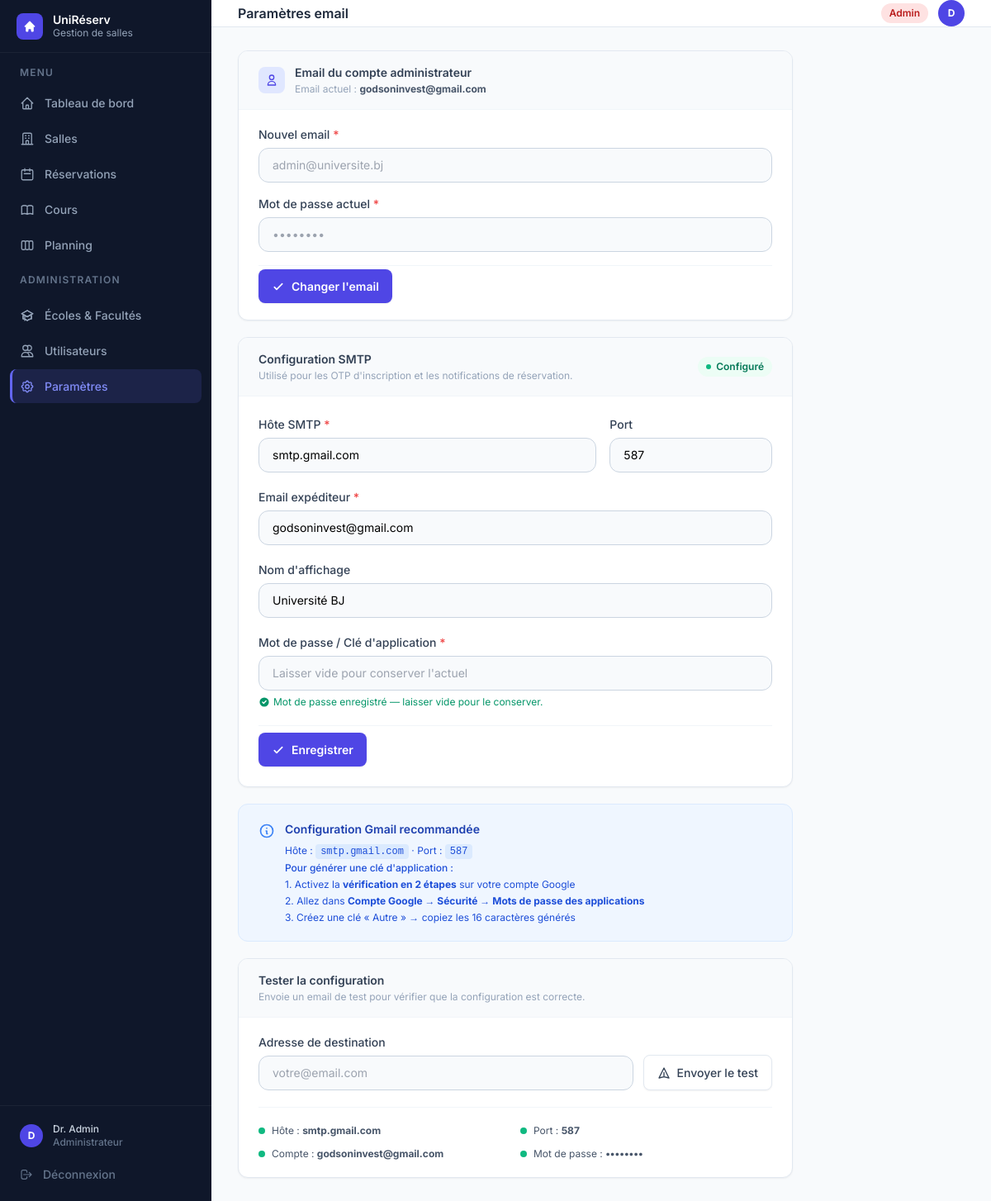
Before: /parametres (signed in) with the older database file.
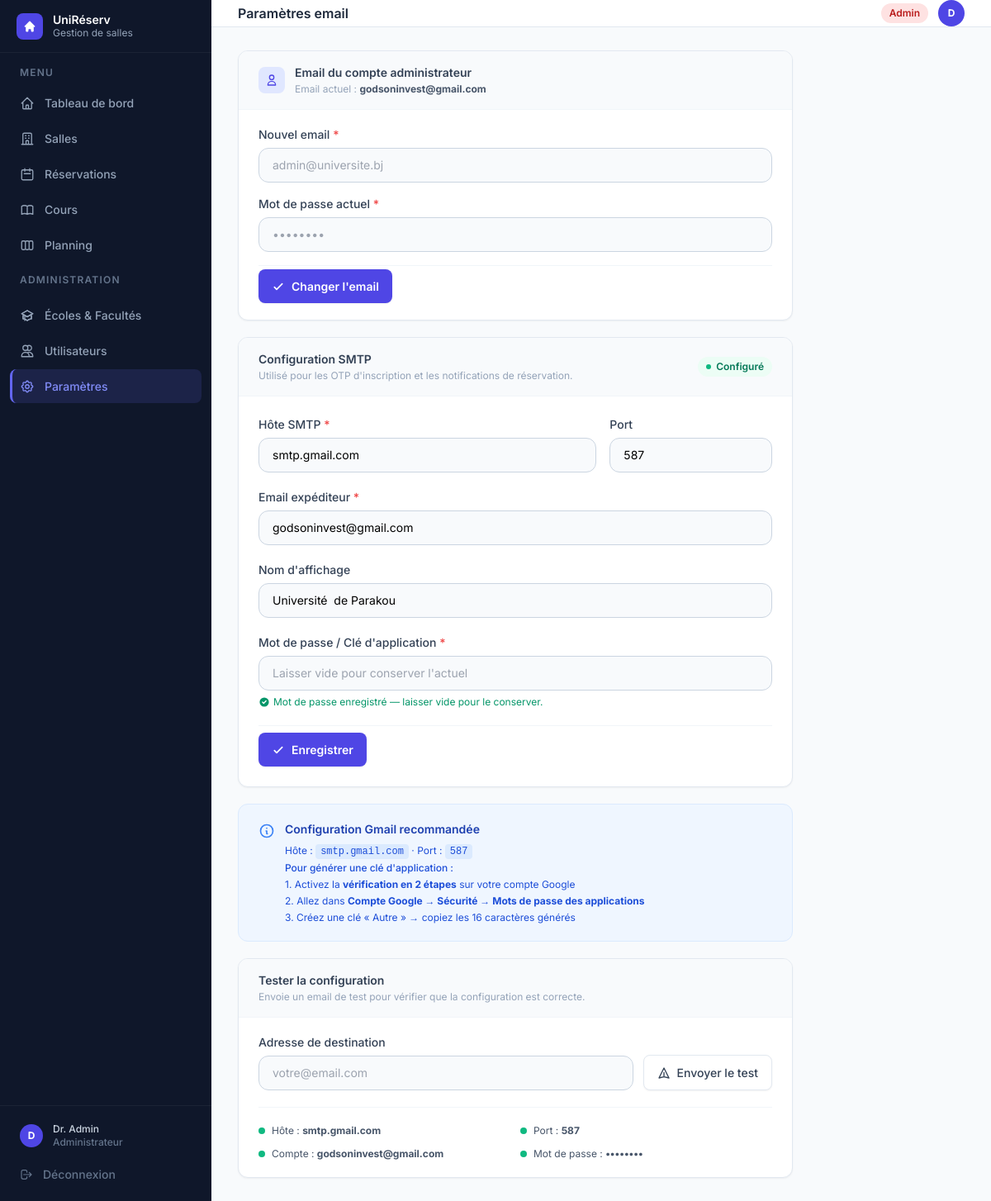
After: the same page with the newer database file.
### tables this page shows
CREATE TABLE config (
            cle    TEXT PRIMARY KEY,
            valeur TEXT NOT NULL DEFAULT ''
        );

### gestion de salle/app.py (the view, shortened to what this page needs)
@app.route("/parametres", methods=["GET", "POST"])
@login_required
@admin_required
def parametres():
    bd = get_bd()
    cfg   = bd.charger_config()
    admin = bd.charger_utilisateur_par_id(session["user_id"])
    return render_template("parametres.html", active="parametres", cfg=cfg,
                           admin_email=admin.email if admin else "")

### gestion de salle/app.py (called while the page is built)
def get_bd():
    return BaseDonneesSQLite()

@app.context_processor
def inject_format_classe():
    return dict(format_classe=_format_classe)

def login_required(f):
    @wraps(f)
    def decorated(*args, **kwargs):
        if "user_id" not in session:
            return redirect(url_for("login"))
        return f(*args, **kwargs)
    return decorated

def admin_required(f):
    @wraps(f)
    def decorated(*args, **kwargs):
        if session.get("user_role") != "admin":
            flash("Accès réservé aux administrateurs.", "error")
            return redirect(url_for("dashboard"))
        return f(*args, **kwargs)
    return decorated

### gestion de salle/models/utilisateur.py (called while the page is built)
    @id.setter
    def id(self, valeur: int):
        if self.__id is None:
            self.__id = valeur

    @property
    def email(self) -> str:
        return self.__email

### gestion de salle/persistance/db_sqlite.py (called while the page is built)
    @contextmanager
    def _connexion(self):
        conn = sqlite3.connect(self._chemin_db)
        conn.row_factory = sqlite3.Row
        conn.execute("PRAGMA foreign_keys = ON")
        try:
            yield conn
            conn.commit()
        except Exception:
            conn.rollback()
            raise
        finally:
            conn.close()

### gestion de salle/templates/parametres.html (shortened to what the changed rows need)
{% extends "base.html" %}
{% block heading %}Paramètres email{% endblock %}
{% block content %}
<div class="max-w-2xl space-y-5">
  <div class="bg-white rounded-xl border border-slate-200 shadow-sm overflow-hidden">
    <div class="px-6 py-6">
      <form method="POST" action="{{ url_for('parametres') }}" class="space-y-5">
        <div>
          <label class="block text-sm font-medium text-slate-700 mb-1.5">Nom d'affichage</label>
          <input type="text" name="smtp_nom" value="{{ cfg.get('smtp_nom','') }}" placeholder="UniRéserv — Université"
            class="w-full rounded-xl border border-slate-300 bg-slate-50 px-4 py-2.5 text-sm focus:outline-none focus:ring-2 focus:ring-indigo-500 focus:bg-white transition-all"/>
        </div>
      </form>
    </div>
  </div>
</div>
{% endblock %}

Changed rows visible on the page:
changed config: smtp_nom "Université BJ" → "Université de Parakou"
